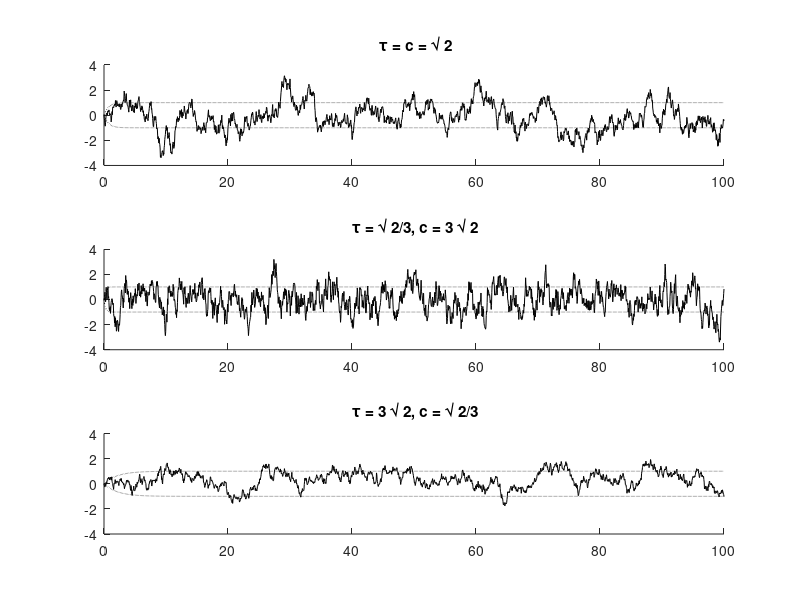

The MATLAB source for this figure:
% Simulate three Ornstein-Uhlenbeck processes
%

%relaxation time constant
tau = sqrt(2); %ms

%diffusion parameter
c = sqrt(2); %mu S

sig = sqrt(tau*c/2); % equal to 1;

%time step and time vector
dt = 0.05; %ms
t_v = 0:dt:100;
n_t_v = length(t_v);

%SD relaxation
std_v = (1-exp(-2*t_v/tau));

%numerical simulation factors
ef_1 = exp(-dt/tau);
ef_2 = sqrt(1-exp(-2*dt/tau));

%
%first simulation
%

%initial value
x0 = 0;

%random white noise increment
w_v1 = normrnd(0,1,1,n_t_v);
u_v1 = sig*ef_2*w_v1;

%save space for random vector
x_v1 = zeros(1,n_t_v);

%initial condition
x_v1(1) = x0;

for i =2:n_t_v
    %stochastic update
    x_v1(i) = x_v1(i-1)*ef_1 + u_v1(i);
end;

h_f1 = figure;
h_a1 = subplot(3,1,1);
line('Parent',h_a1,'XData',t_v,'YData',x_v1);
line('Parent',h_a1,'XData',t_v,'YData',std_v,'LineStyle',':');
line('Parent',h_a1,'XData',t_v,'YData',-std_v,'LineStyle',':');
title(' \tau = c = \surd 2','interpreter','default','Parent',h_a1);
set(h_a1,'YLim',[-4 4]);

%
%second simulation
%
%relaxation time constant
tau = sqrt(2)/3; %ms

%diffusion parameter
c = 3*sqrt(2); %mu S

%the ratio c/tau = 9
sig = sqrt(tau*c/2); % equal to 1;

%SD relaxation
std_v = (1-exp(-2*t_v/tau));

%numerical simulation factors
ef_1 = exp(-dt/tau);
ef_2 = sqrt(1-exp(-2*dt/tau));

%initial value
x0 = 0;

%random white noise increment
w_v1 = normrnd(0,1,1,n_t_v);
u_v1 = sig*ef_2*w_v1;

%save space for random vector
x_v1 = zeros(1,n_t_v);

%initial condition
x_v1(1) = x0;

for i =2:n_t_v
    %stochastic update
    x_v1(i) = x_v1(i-1)*ef_1 + u_v1(i);
end;

h_a2 = subplot(3,1,2);
line('Parent',h_a2,'XData',t_v,'YData',x_v1);
line('Parent',h_a2,'XData',t_v,'YData',std_v,'LineStyle',':');
line('Parent',h_a2,'XData',t_v,'YData',-std_v,'LineStyle',':');
title(' \tau = \surd 2/3, c = 3 \surd 2','interpreter','default','Parent',h_a2);
set(h_a2,'YLim',[-4 4]);

%
%third simulation
%
%relaxation time constant
tau = 3*sqrt(2); %ms

%diffusion parameter
c = sqrt(2)/3; %mu S

%the ratio c/tau = 1/9
sig = sqrt(tau*c/2); % equal to 1;

%SD relaxation
std_v = (1-exp(-2*t_v/tau));

%numerical simulation factors
ef_1 = exp(-dt/tau);
ef_2 = sqrt(1-exp(-2*dt/tau));

%initial value
x0 = 0;

%random white noise increment
w_v1 = normrnd(0,1,1,n_t_v);
u_v1 = sig*ef_2*w_v1;

%save space for random vector
x_v1 = zeros(1,n_t_v);

%initial condition
x_v1(1) = x0;

for i =2:n_t_v
    %stochastic update
    x_v1(i) = x_v1(i-1)*ef_1 + u_v1(i);
end;

h_a3 = subplot(3,1,3);
line('Parent',h_a3,'XData',t_v,'YData',x_v1);
line('Parent',h_a3,'XData',t_v,'YData',std_v,'LineStyle',':');
line('Parent',h_a3,'XData',t_v,'YData',-std_v,'LineStyle',':');
title(' \tau = 3 \surd 2, c = \surd 2/3','interpreter','default','Parent',h_a3);
set(h_a3,'YLim',[-4 4]);

%print(handles.figure1,'-depsc2','ou_f1.eps');
